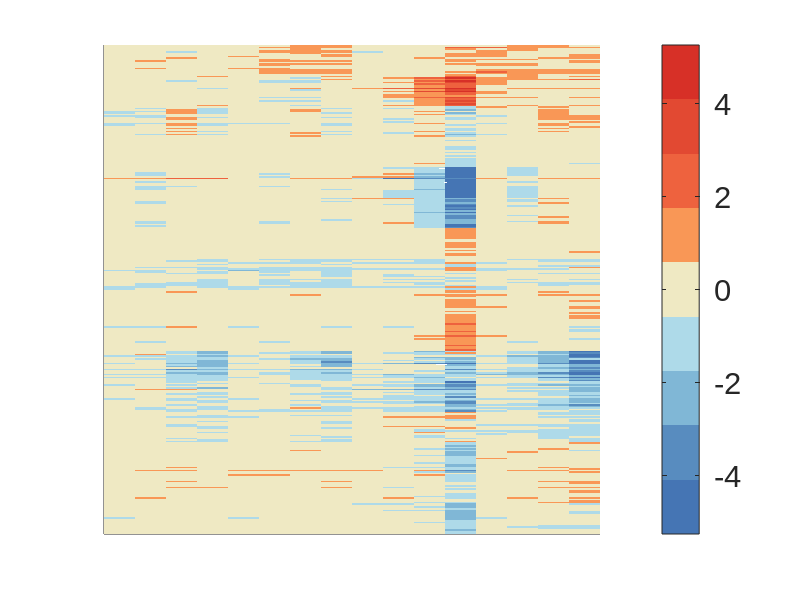
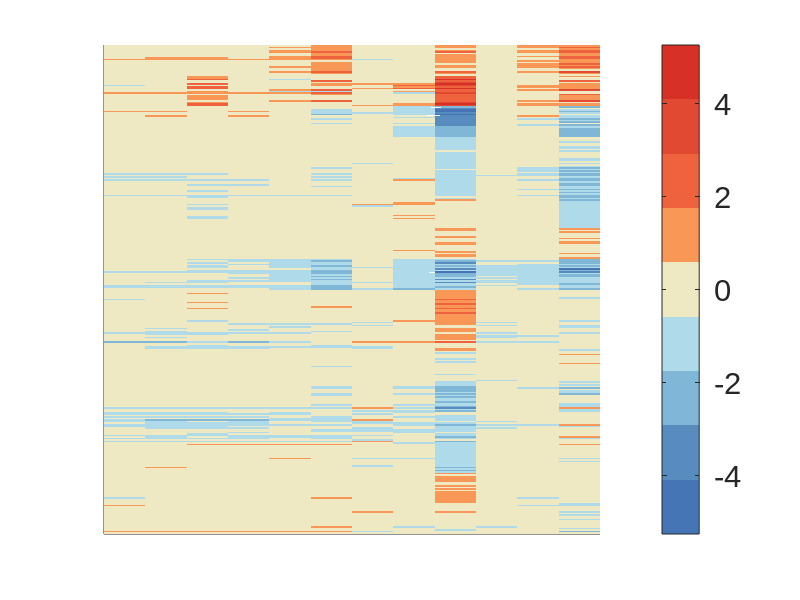

These charts were generated, in order, by the following MATLAB code:
set(0,'DefaultFigureVisible','on');
set(0,'defaultfigurecolor',[1 1 1])

load('doseData.mat')
load('timeData.mat')



%Slight tweak, copied from final cross plot code
newmap = [69,117,180;88,140,191;128,183,214;174,218,233;239, 233, 195;249,151,86;238,98,62;226,73,50;215,48,39];
newmap = newmap./255;
  
%Build clustergrams
% h=clustergram(timeData','Cluster','Column','OptimalLeafOrder',true,'Colormap',newmap,'DisplayRange',5.265);
% h=clustergram(doseData','Cluster','Column','OptimalLeafOrder',true,'Colormap',newmap,'DisplayRange',5.265);
% h=clustergram(clusterMeans','Cluster','Column','OptimalLeafOrder',true,'Colormap',newmap,'DisplayRange',5.265);


%Plot time clusters    
figure('Units','centimeters', 'Position', [100, 100, 26.325, 33.031]);
timeData(end+1,:) = 0; %Get around weird bug of cutting off last row/col
timeData(:,end+1) = 0;
h=surf(timeData');
set(h,'edgecolor','none')
colormap(newmap)
view(2)
caxis([-5.265 5.265]);
h=colorbar;
set(h,'fontsize',22,'Fontname','Arial');
set(gca,'XLim',[1 17],'XTickLabel','','YLim',[1 size(timeData,2)],'YTickLabel','');
set(gca,'Fontsize',26,'Fontname','Arial')
% filename = 'time_clusters.svg';
% print(filename, '-Painters', '-dsvg','-r600')

%Plot Dose clusters
figure('Units','centimeters', 'Position', [100, 100, 26.325, 23.031]);
doseData(end+1,:) = 0; %Get around weird bug of cutting off last col
doseData(:,end+1) = 0;
h=surf(doseData');
set(h,'edgecolor','none')
colormap(newmap)
view(2)
caxis([-5.265 5.265]);
h=colorbar;
set(h,'fontsize',22,'Fontname','Arial');
set(gca,'Fontsize',26,'Fontname','Arial')
set(gca,'XLim',[1 13],'XTickLabel','','YLim',[1 size(doseData,2)],'YTickLabel','');
% filename = 'dose_clusters.svg';
% print(filename, '-Painters', '-dsvg','-r600')

